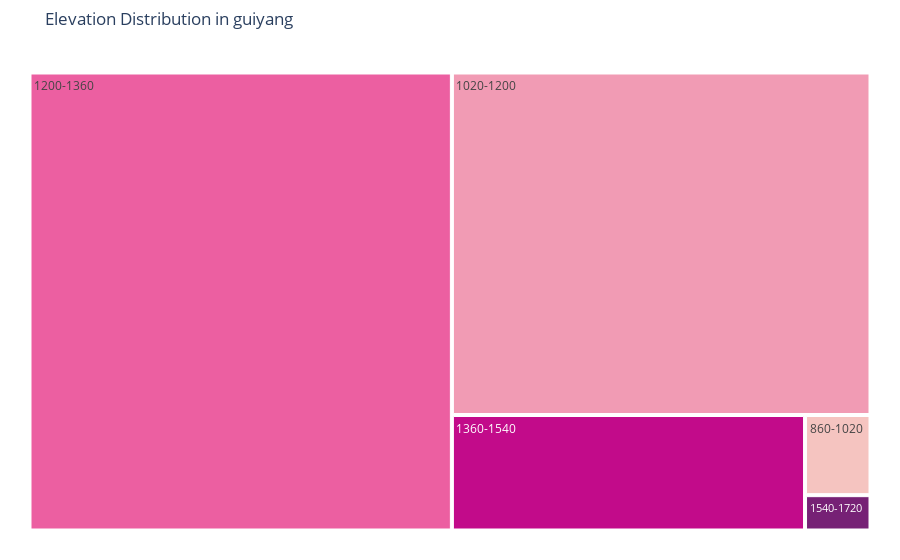

Notebook source saved alongside this figure:
### Code cell
def elev_stats():
    with open("global_inputs.yml", 'r') as f:
        global_inputs = yaml.safe_load(f)
    city_inputs = global_inputs.get('city_inputs')
    
    if menu['elevation']:  
        elev_stats_file = Path(output_folder / f"{city}_elevation.csv") 
        if not elev_stats_file.exists():  
            print("Elevation stats file does not exist.")
            return  
        
        elev = pd.read_csv(elev_stats_file)
        elev['Bin'] = elev['Bin'].astype(str).str.strip()
        elev = elev[elev['Count'] > 0]
        total_count = elev['Count'].sum()

        elev['percent'] = elev['Count'] / total_count * 100

        elevation_colors = {
            "860-1020": "#f5c4c0",
            "1020-1200": "#f19bb4",
            "1200-1360": "#ec5fa1",
            "1360-1540": "#c20b8a",
            "1540-1720": "#762175"
        }

        elev['Bin'] = pd.Categorical(elev['Bin'], categories=elevation_colors.keys(), ordered=True)

        plt.figure(figsize=(12, 8))
        squarify.plot(sizes=elev['percent'], label=elev['Bin'], 
                      color=[elevation_colors.get(bin_label, "#999999") for bin_label in elev['Bin']], 
                      alpha=0.8, pad=True)
        plt.title(f"Elevation Distribution in {city}")
        plt.axis('off')
        plt.tight_layout()

        render_path_png = os.path.join(render_folder, f"{city}_elevation_treemap.png")
        plt.savefig(render_path_png)
        plt.close()

        fig = px.treemap(
            elev, 
            path=['Bin'],  
            values='percent', 
            color='Bin',
            color_discrete_map=elevation_colors, 
            title=f"Elevation Distribution in {city}",
            labels={'percent': 'Percentage', 'Elevation': 'Elevation Range'}
        )

        fig.update_layout(
            showlegend=False,
            margin=dict(t=50, l=25, r=25, b=25)
        )
        fig.show()
        fig.write_html(render_path_png.replace('.png', '.html'), full_html=False, include_plotlyjs='cdn')

        max_percent_index = elev['percent'].idxmax()
        highest_percent_row = elev.loc[max_percent_index]
        print(f"Highest percentage entry for Elevation is {highest_percent_row['percent']:.2f}% in the bin range {highest_percent_row['Bin']}")

### Figure 1 — Plotly figure (JSON) as saved in the notebook; plotly's stock layout.template omitted (floating-point values rounded to 4 significant figures)
{"data": [{"branchvalues": "total", "customdata": [["1020-1200"], ["1200-1360"], ["1360-1540"], ["1540-1720"], ["860-1020"]], "domain": {"x": [0, 1], "y": [0, 1]}, "hovertemplate": "labels=%{label}<br>Percentage=%{value}<br>parent=%{parent}<br>id=%{id}<br>Bin=%{customdata[0]}<extra></extra>", "ids": ["1020-1200", "1200-1360", "1360-1540", "1540-1720", "860-1020"], "labels": ["1020-1200", "1200-1360", "1360-1540", "1540-1720", "860-1020"], "marker": {"colors": ["#f19bb4", "#ec5fa1", "#c20b8a", "#762175", "#f5c4c0"]}, "name": "", "parents": ["", "", "", "", ""], "type": "treemap", "values": [37.22, 50.22, 10.59, 0.6007, 1.362]}], "layout": {"legend": {"tracegroupgap": 0}, "margin": {"b": 25, "l": 25, "r": 25, "t": 50}, "showlegend": false, "title": {"text": "Elevation Distribution in guiyang"}}}
